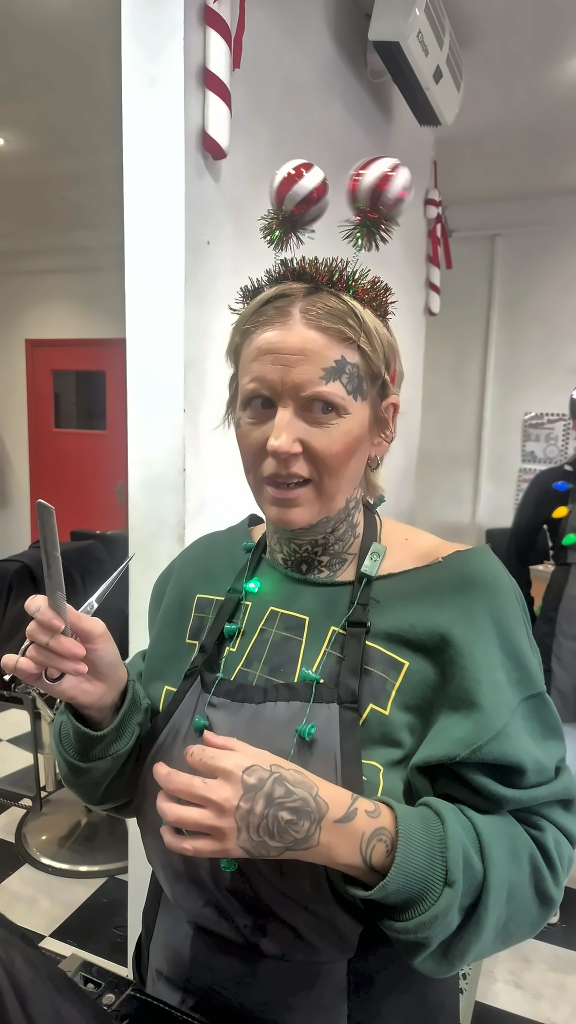
#> input picture photos/edited/salon_2_lit.jpg, 1152 x 2048 px, given in place of edited, which was not available (shown at 1/2 size)
$ python enhance.py ../../../../photos/edited
#> lines starting #> are read from the running program, lines starting #| are printed output that depends on the picture; after the words box and inside, x2 and y2 are one past the last pixel; in counts of white or black regions, pixels touching at a corner belong together
### .claude/skills/photo-studio/scripts/common.py
"""Shared helpers: where models live, and loading/saving photos safely."""
import os
from pathlib import Path

import numpy as np
from PIL import Image, ImageOps

CACHE = Path(os.environ.get("PHOTO_STUDIO_HOME", Path.home() / ".cache" / "photo-studio"))
ESRGAN_ONNX = CACHE / "realesrgan_x4plus.onnx"
U2NET_DIR = CACHE / "u2net"


def load_rgb(path):
    """Load a photo upright (honours EXIF rotation). Returns (RGB uint8 array, alpha or None, exif bytes)."""
    im = Image.open(path)
    exif = im.info.get("exif")
    im = ImageOps.exif_transpose(im)
    alpha = None
    if im.mode in ("RGBA", "LA") or (im.mode == "P" and "transparency" in im.info):
        im = im.convert("RGBA")
        alpha = np.array(im)[:, :, 3]
    return np.array(im.convert("RGB")), alpha, exif


def save(arr, path, alpha=None, exif=None, quality=95):
    path = Path(path)
    path.parent.mkdir(parents=True, exist_ok=True)
    im = Image.fromarray(arr)
    if alpha is not None:
        im = im.convert("RGBA")
        im.putalpha(Image.fromarray(alpha).resize(im.size, Image.LANCZOS))
    ext = path.suffix.lower()
    kw = {}
    if ext in (".jpg", ".jpeg"):
        if im.mode == "RGBA":
            im = im.convert("RGB")
        kw = dict(quality=quality, subsampling=0, optimize=True)
    elif ext == ".webp":
        kw = dict(quality=quality, method=6)
    if exif and ext in (".jpg", ".jpeg", ".webp"):
        # Orientation is already applied to the pixels, so reset that tag.
        e = Image.Exif()
        e.load(exif)
        e[0x0112] = 1
        kw["exif"] = e.tobytes()
    im.save(path, **kw)
    return path


def out_path(src, out, suffix):
    if out:
        return Path(out)
    p = Path(src)
    return p.with_name(f"{p.stem}{suffix}{p.suffix if p.suffix.lower() != '.png' else '.png'}")

### .claude/skills/photo-studio/scripts/enhance.py
#!/usr/bin/env python3
"""Fix lighting and colour in photos: exposure, white balance, contrast, shadows,
noise, sharpness. Natural-looking by default; every step can be tuned or turned off.

usage: enhance.py IMAGE [IMAGE ...] [--out PATH_OR_FOLDER] [options]

  --preset natural|bright|punchy|warm|product|portrait   (default natural)
  --exposure F     brightness in stops, e.g. 0.3 brighter, -0.2 darker (added to auto)
  --warmth F       -1..1, cooler to warmer (added after auto white balance)
  --contrast F     local contrast strength 0..3
  --shadows F      lift shadows 0..1
  --highlights F   recover highlights 0..1
  --saturation F   1.0 = unchanged
  --denoise F      0 = off, 3-10 typical
  --sharpen F      0 = off, 0.5-1.5 typical
  --no-auto        skip auto exposure and auto white balance
  --compare        also save a side-by-side before/after JPEG
"""
import argparse
from pathlib import Path

import cv2
import numpy as np

from common import load_rgb, out_path, save

PRESETS = {
    "natural":  dict(contrast=1.2, shadows=0.25, highlights=0.25, saturation=1.06, denoise=3, sharpen=0.6, warmth=0.0, exposure=0.0),
    "bright":   dict(contrast=1.3, shadows=0.45, highlights=0.3, saturation=1.08, denoise=4, sharpen=0.6, warmth=0.05, exposure=0.25),
    "punchy":   dict(contrast=2.0, shadows=0.3, highlights=0.35, saturation=1.18, denoise=3, sharpen=0.9, warmth=0.0, exposure=0.0),
    "warm":     dict(contrast=1.2, shadows=0.3, highlights=0.25, saturation=1.08, denoise=3, sharpen=0.6, warmth=0.25, exposure=0.05),
    "product":  dict(contrast=1.4, shadows=0.35, highlights=0.4, saturation=1.05, denoise=4, sharpen=1.0, warmth=0.0, exposure=0.15),
    "portrait": dict(contrast=0.9, shadows=0.35, highlights=0.3, saturation=1.02, denoise=6, sharpen=0.35, warmth=0.08, exposure=0.1),
}


def auto_white_balance(img, strength=0.8):
    """Neutralise a colour cast using only pixels that are nearly grey/white.

    Plain grey-world would also "correct" scenes that are genuinely warm (food,
    sunsets, wood), so the cast is measured on low-chroma pixels only and the
    shift is capped. Too few neutral pixels -> leave the photo alone.
    """
    lab = cv2.cvtColor(img, cv2.COLOR_RGB2LAB).astype(np.float32)
    L, a, b = lab[:, :, 0], lab[:, :, 1] - 128, lab[:, :, 2] - 128
    chroma = np.hypot(a, b)
    mask = (L > 40) & (L < 250) & (chroma < np.percentile(chroma, 15) + 2) & (chroma < 25)
    if mask.sum() < max(500, img.shape[0] * img.shape[1] * 0.01):
        return img
    da, db = np.median(a[mask]), np.median(b[mask])
    if np.hypot(da, db) < 2:
        return img
    lab[:, :, 1] -= np.clip(da, -12, 12) * strength
    lab[:, :, 2] -= np.clip(db, -12, 12) * strength
    return cv2.cvtColor(np.clip(lab, 0, 255).astype(np.uint8), cv2.COLOR_LAB2RGB)


def auto_exposure(L):
    """Stretch luminance between the 0.5th and 99.5th percentile, gently."""
    lo, hi = np.percentile(L, (0.5, 99.5))
    lo, hi = min(lo, 25), max(hi, 230)
    if hi - lo < 10:
        return L
    out = (L.astype(np.float32) - lo) * (255.0 / (hi - lo))
    # Pull mid-tones toward a mean of ~118 with a mild gamma.
    mean = np.clip(out, 0, 255).mean() / 255.0
    if 0.05 < mean < 0.95:
        gamma = np.clip(np.log(0.46) / np.log(mean), 0.7, 1.4)
        out = 255.0 * np.power(np.clip(out, 0, 255) / 255.0, gamma)
    return np.clip(out, 0, 255)


def tone(L, shadows, highlights):
    x = L / 255.0
    if shadows:
        x = x + shadows * 0.5 * x * (1 - x) ** 3 * 4
    if highlights:
        x = x - highlights * 0.5 * (x ** 3) * (1 - x) * 4
    return np.clip(x * 255.0, 0, 255)


def enhance(img, p, auto=True):
    if auto:
        img = auto_white_balance(img)
    lab = cv2.cvtColor(img, cv2.COLOR_RGB2LAB).astype(np.float32)
    L = lab[:, :, 0]
    if auto:
        L = auto_exposure(L)
    if p["exposure"]:
        L = np.clip(L * (2 ** p["exposure"]), 0, 255)
    L = tone(L, p["shadows"], p["highlights"])
    if p["contrast"] > 0:
        clahe = cv2.createCLAHE(clipLimit=p["contrast"], tileGridSize=(8, 8))
        Lc = clahe.apply(L.astype(np.uint8)).astype(np.float32)
        L = 0.5 * L + 0.5 * Lc
    # Brightening in LAB dilutes colour; give chroma back in proportion to the lift.
    lift = np.clip((L + 20) / (lab[:, :, 0] + 20), 1.0, 1.8) ** 0.7
    lab[:, :, 1:] = (lab[:, :, 1:] - 128) * lift[:, :, None] + 128
    lab[:, :, 0] = L
    # Warmth: shift the b (blue-yellow) channel a little, and a touch of a (green-magenta).
    if p["warmth"]:
        lab[:, :, 2] += p["warmth"] * 12
        lab[:, :, 1] += p["warmth"] * 3
    # Saturation in LAB keeps skin tones natural.
    if p["saturation"] != 1:
        lab[:, :, 1:] = (lab[:, :, 1:] - 128) * p["saturation"] + 128
    out = cv2.cvtColor(np.clip(lab, 0, 255).astype(np.uint8), cv2.COLOR_LAB2RGB)
    if p["denoise"] > 0:
        out = cv2.fastNlMeansDenoisingColored(out, None, p["denoise"], p["denoise"], 7, 21)
    if p["sharpen"] > 0:
        blur = cv2.GaussianBlur(out, (0, 0), 1.2)
        out = cv2.addWeighted(out, 1 + p["sharpen"], blur, -p["sharpen"], 0)
    return out


def side_by_side(a, b):
    h = 900
    sa = cv2.resize(a, (int(a.shape[1] * h / a.shape[0]), h), interpolation=cv2.INTER_AREA)
    sb = cv2.resize(b, (sa.shape[1], h), interpolation=cv2.INTER_AREA)
    gap = np.full((h, 12, 3), 255, np.uint8)
    return np.hstack([sa, gap, sb])


def main():
    ap = argparse.ArgumentParser(description=__doc__, formatter_class=argparse.RawDescriptionHelpFormatter)
    ap.add_argument("images", nargs="+")
    ap.add_argument("--out")
    ap.add_argument("--preset", default="natural", choices=PRESETS)
    for k in ("exposure", "warmth", "contrast", "shadows", "highlights", "saturation", "denoise", "sharpen"):
        ap.add_argument(f"--{k}", type=float)
    ap.add_argument("--no-auto", action="store_true")
    ap.add_argument("--compare", action="store_true")
    a = ap.parse_args()
    p = dict(PRESETS[a.preset])
    for k in ("exposure", "warmth"):
        v = getattr(a, k)
        if v is not None:
            p[k] += v
    for k in ("contrast", "shadows", "highlights", "saturation", "denoise", "sharpen"):
        v = getattr(a, k)
        if v is not None:
            p[k] = v
    for src in a.images:
        img, alpha, exif = load_rgb(src)
#> in load_rgb, im is the input picture: PIL image 1152x2048 RGB; mean R, G, B 126.1, 121.7, 113.1
        res = enhance(img, p, auto=not a.no_auto)
#> in auto_white_balance, `L, a, b = lab[:, :, 0], lab[:, :, 1] - 128, lab[:, :, 2] - 128`:
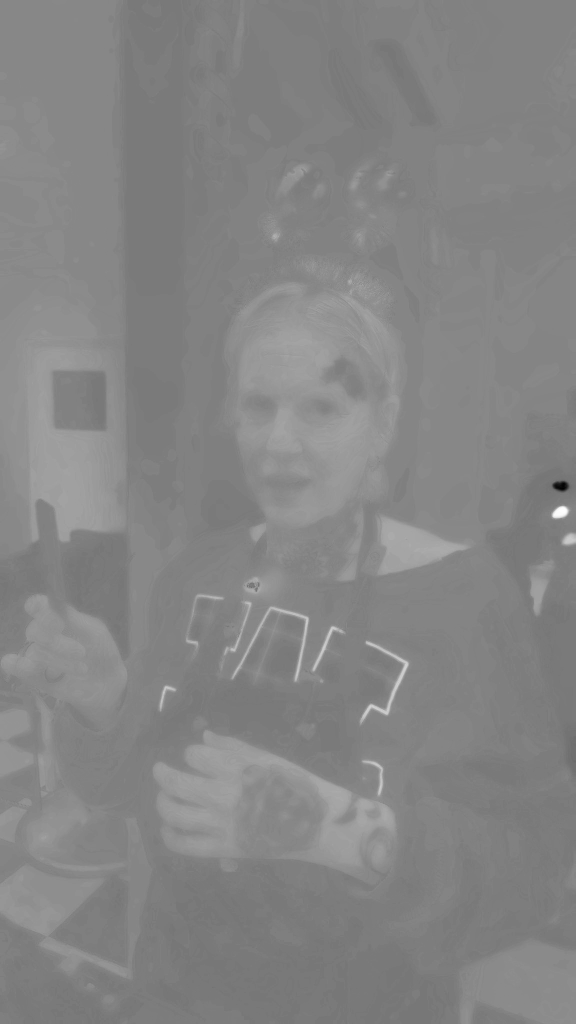
#> b: shape (2048, 1152) float32 (shown at 1/2 size); min -82, max 86, mean 5.5; drawn with min black and max white
#> in auto_white_balance, `chroma = np.hypot(a, b)`:
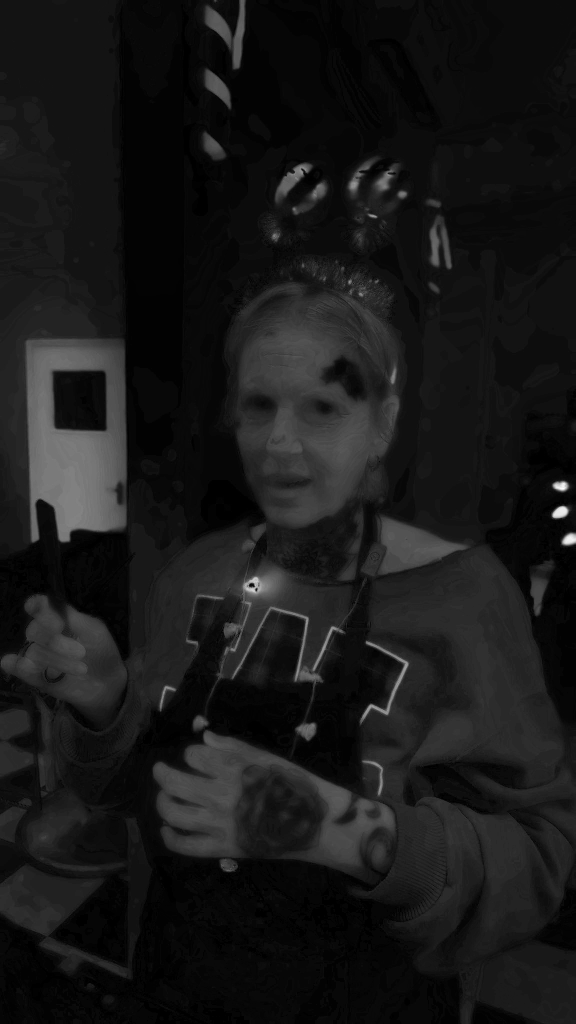
#> chroma: shape (2048, 1152) float32 (shown at 1/2 size); min 0, max 92.59, mean 8.9; drawn with min black and max white
#> in auto_white_balance, `mask = (L > 40) & (L < 250) & (chroma < np.percentile(chroma, 15) + 2)..`:
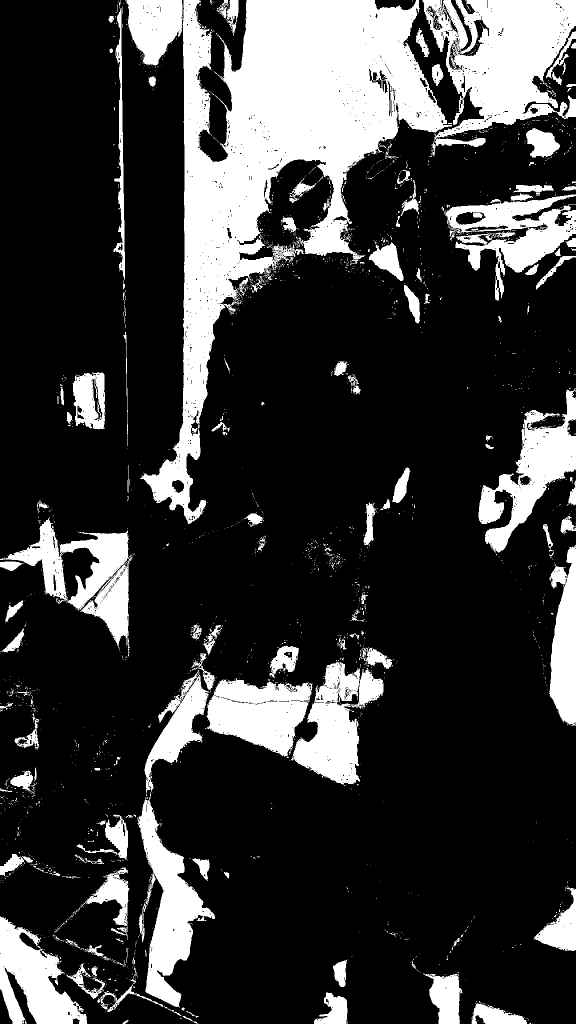
#> mask: shape (2048, 1152) bool (shown at 1/2 size); 22.1% white; 2301 white regions (2117 under 20 px), largest, box (x1, y1, x2, y2) and area: (280, 0, 904, 1049) 201923, (845, 0, 1152, 312) 52244, (275, 1340, 430, 2015) 34301
#> in auto_white_balance, `da, db = np.median(a[mask]), np.median(b[mask])`: da = 0; db = 2
#> in auto_exposure, `lo, hi = np.percentile(L, (0.5, 99.5))`: lo = 1; hi = 255
#> in auto_exposure, `mean = np.clip(out, 0, 255).mean() / 255.0`: mean = 0.501
#> in auto_exposure, `gamma = np.clip(np.log(0.46) / np.log(mean), 0.7, 1.4)`: gamma = 1.12
#> in enhance, `Lc = clahe.apply(L.astype(np.uint8)).astype(np.float32)`:
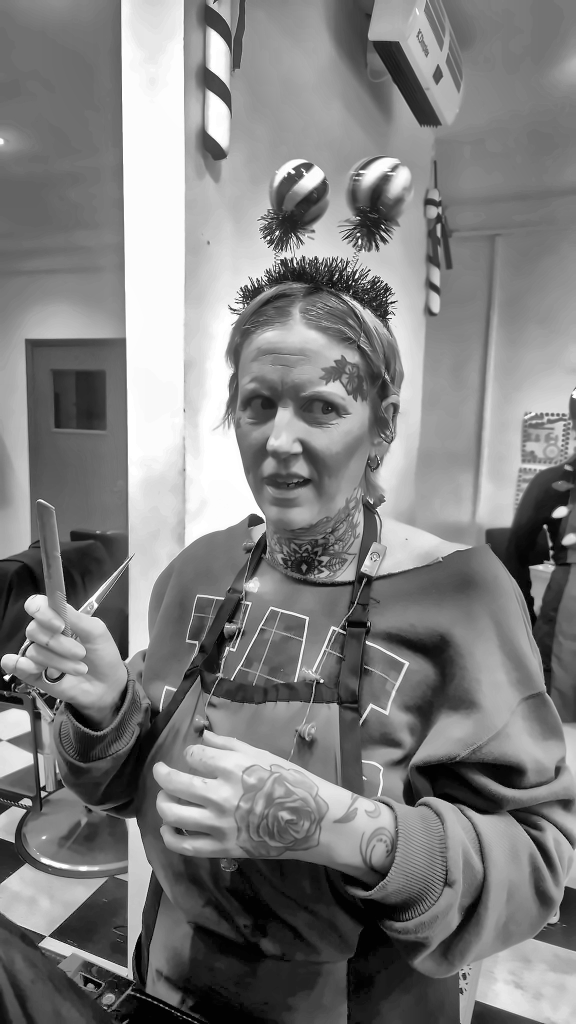
#> Lc: shape (2048, 1152) float32 (shown at 1/2 size); min 0, max 255, mean 127.4
#> in enhance, `lift = np.clip((L + 20) / (lab[:, :, 0] + 20), 1.0, 1.8) ** 0.7`:
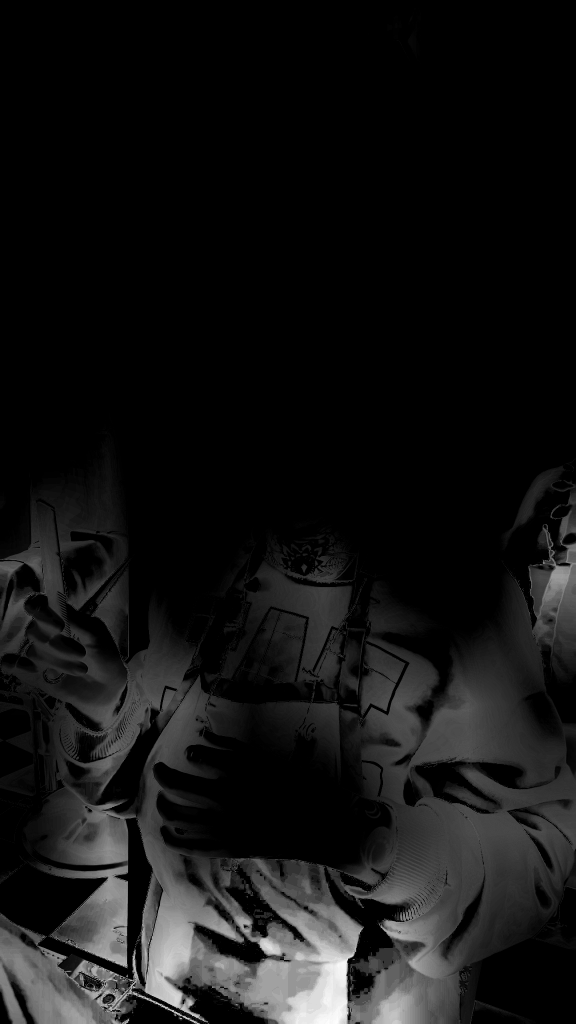
#> lift: shape (2048, 1152) float32 (shown at 1/2 size); min 1, max 1.21, mean 1.02; drawn with min black and max white
#> in enhance, `lab[:, :, 0] = L`:
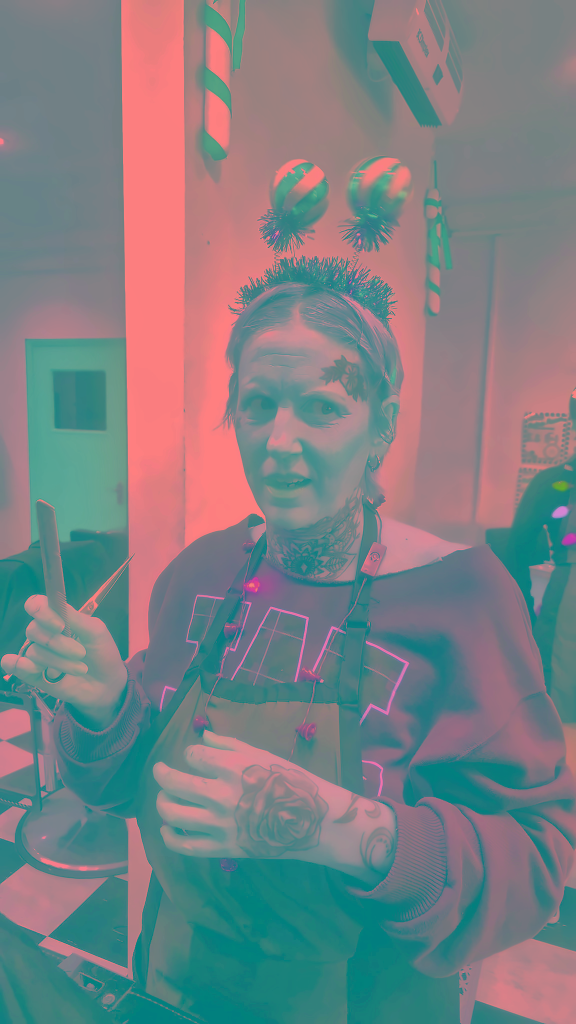
#> lab: shape (2048, 1152, 3) float32 (shown at 1/2 size); mean R, G, B 124.2, 128.3, 131.4
#> in enhance, `out = cv2.cvtColor(np.clip(lab, 0, 255).astype(np.uint8), cv2.COLOR_LA..`:
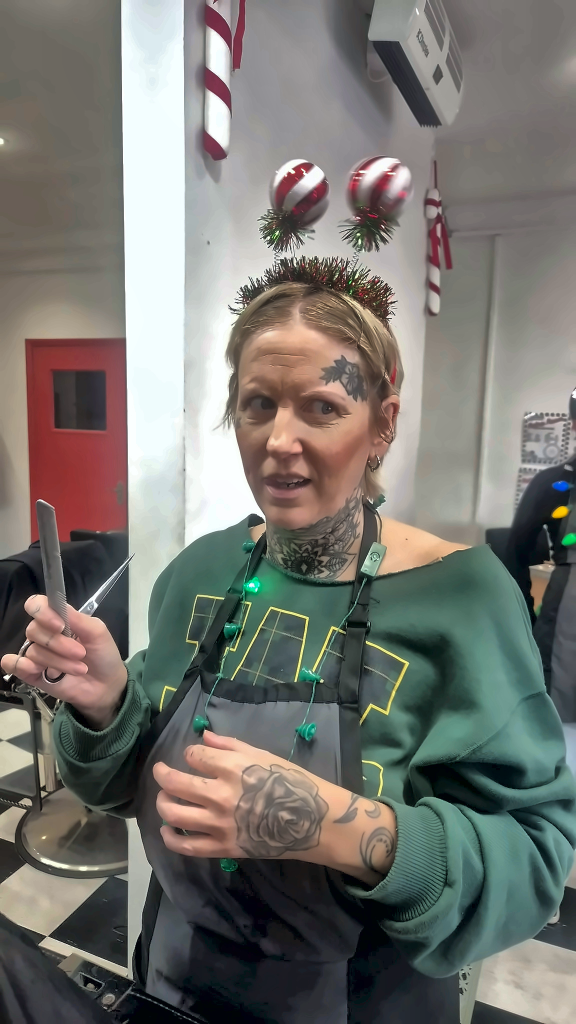
#> out: shape (2048, 1152, 3) (shown at 1/2 size); mean R, G, B 118.4, 117.2, 111.9
        dest = out_path(src, None, "_edit")
        if a.out:
            o = Path(a.out)
            dest = o / dest.name if (o.is_dir() or len(a.images) > 1) else o
        save(res, dest, alpha, exif)
        print(f"{src}: saved {dest}")
        if a.compare:
            cmp = dest.with_name(dest.stem + "_before_after.jpg")
            save(side_by_side(img, res), cmp)
            print(f"  before/after: {cmp}")


if __name__ == "__main__":
    main()

$ run again, on photos/edited/salon_3_lit.jpg
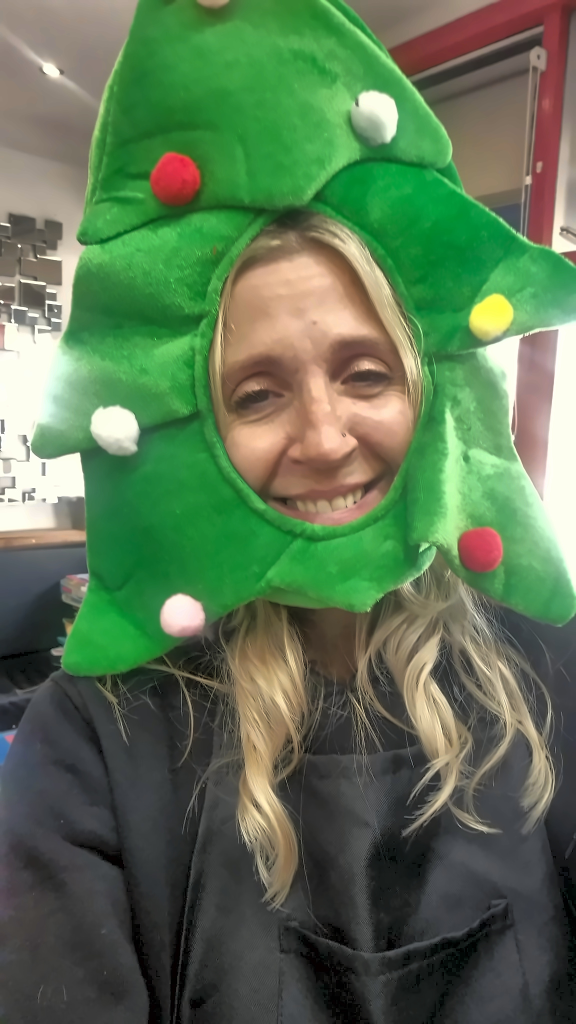
#> input picture photos/edited/salon_3_lit.jpg, 1152 x 2048 px, given in place of edited, which was not available (shown at 1/2 size)
#> in load_rgb, im is the input picture: PIL image 1152x2048 RGB; mean R, G, B 91.6, 115.5, 83.2
#> in auto_white_balance, `mask = (L > 40) & (L < 250) & (chroma < np.percentile(chroma, 15) + 2)..`:
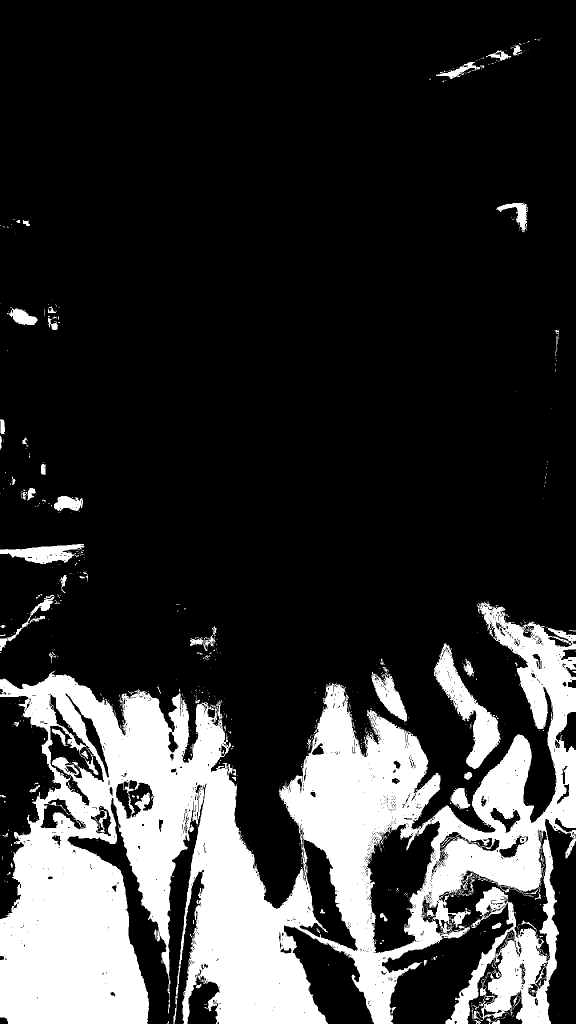
#> mask: shape (2048, 1152) bool (shown at 1/2 size); 20.4% white; 898 white regions (805 under 20 px), largest, box (x1, y1, x2, y2) and area: (0, 1203, 1152, 2048) 449224, (868, 1287, 1001, 1538) 10140, (0, 1088, 169, 1128) 3596
#> da = -1; db = 0
#> lo = 2; hi = 253
#> mean = 0.46
#> gamma = 0.999
#> in enhance, `out = cv2.cvtColor(np.clip(lab, 0, 255).astype(np.uint8), cv2.COLOR_LA..`:
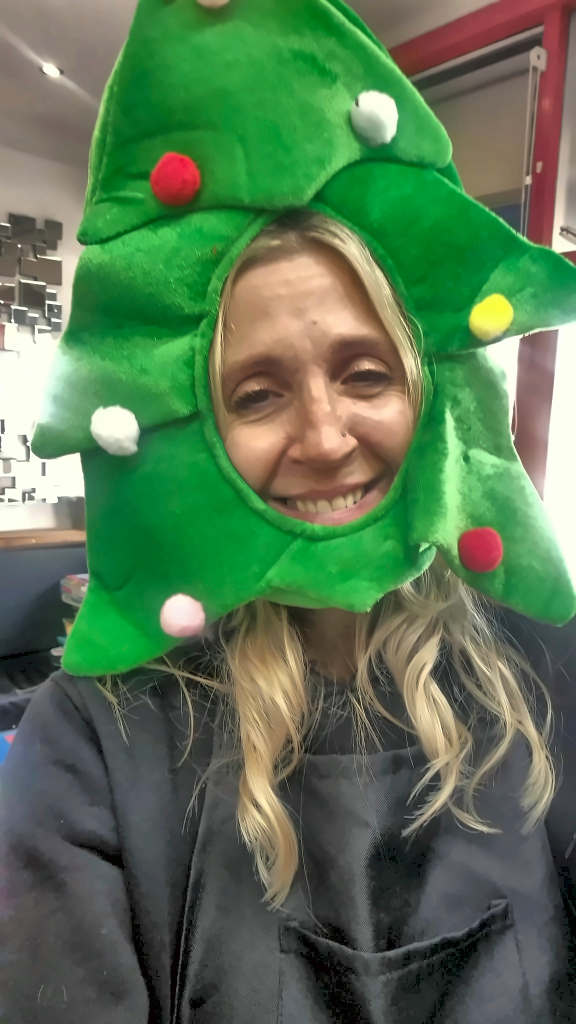
#> out: shape (2048, 1152, 3) (shown at 1/2 size); mean R, G, B 87.8, 116.9, 83
